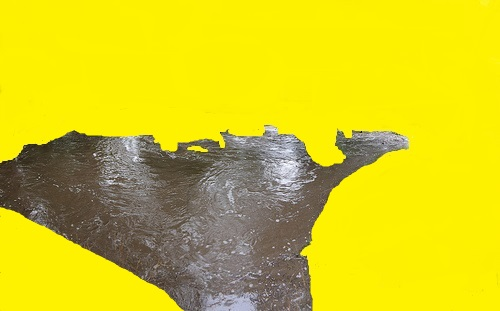
%> input picture Part-1/watertraining/watertrain[1].jpg, 500 x 311 px
$ octave rf_main.m   (GNU Octave 9; MATLAB toolbox functions it lacks are replaced by stand-ins)
%> lines starting %> are read from the running program, lines starting %| are printed output that depends on the picture; in (x1, y1, x2, y2) boxes, pixels count from 0 and x2, y2 are one past the last pixel; in counts of white or black regions, pixels touching at a corner belong together; the program's own positions count from 1
### Part-1/range_filter.m
function V = range_filter(path)
%> called with path = 'watertraining/watertrain[1].jpg'
RGB = imread(path);
%> RGB is the input picture: size 311x500x3 uint8; mean R, G, B 212.3, 201.3, 28.9
r = RGB(:,:,1);
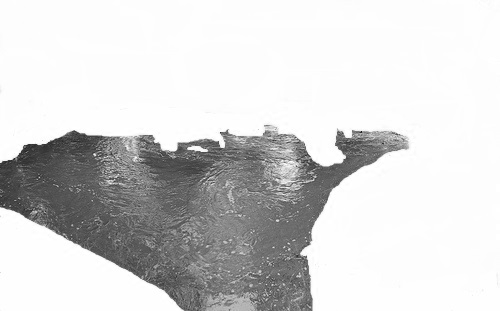
%> r: size 311x500 uint8; min 21, max 255, mean 212.3
g = RGB(:,:,2);
b = RGB(:,:,3);
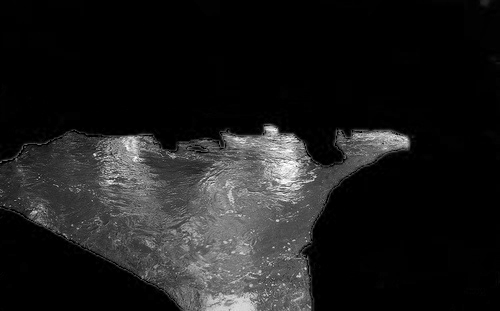
%> b: size 311x500 uint8; min 0, max 255, mean 28.9
t = find((r>240) & (g>220) & (b<50));
%> t = 108983 values from 1 to 155500
r(t) = 0;
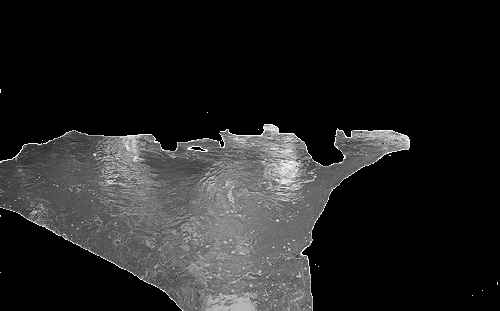
%> r: size 311x500 uint8; min 0, max 255, mean 34.7
g(t) = 0;
b(t) = 0;
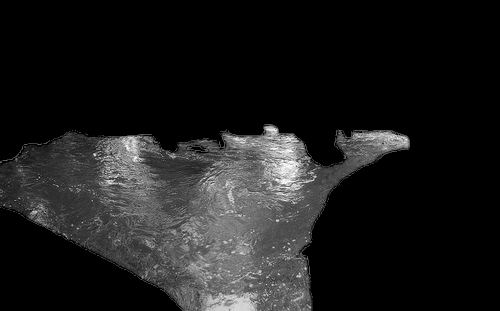
%> b: size 311x500 uint8; 12.71% of pixels changed, all inside (x1, y1, x2, y2) = (0, 0, 500, 311)
RGB = cat(3,r,g,b);
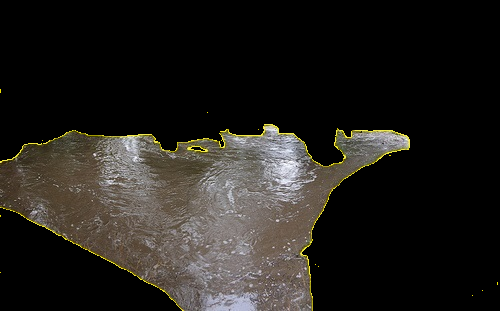
%> RGB: size 311x500x3 uint8; mean R, G, B 34.7, 32.2, 28.5
%> the run ends on the next line
HSV = rangefilt(RGB);
H = HSV(:,:,1);
S = HSV(:,:,2);
V = HSV(:,:,3);
H(H==0.0) = [];
S(S==0.0) = [];
V(V==0.0) = [];
end

### Part-1/rf_main.m
clc;
clear all;
close all;

V1 = range_filter('watertraining/watertrain[1].jpg');
